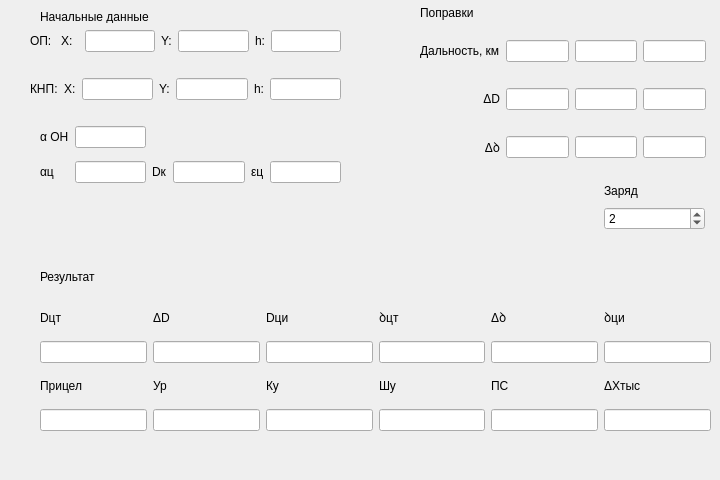
<?xml version="1.0" encoding="UTF-8"?>
<ui version="4.0">
 <class>MainWindow</class>
 <widget class="QMainWindow" name="MainWindow">
  <property name="geometry">
   <rect>
    <x>0</x>
    <y>0</y>
    <width>720</width>
    <height>480</height>
   </rect>
  </property>
  <property name="sizePolicy">
   <sizepolicy hsizetype="Fixed" vsizetype="Fixed">
    <horstretch>0</horstretch>
    <verstretch>0</verstretch>
   </sizepolicy>
  </property>
  <property name="minimumSize">
   <size>
    <width>720</width>
    <height>480</height>
   </size>
  </property>
  <property name="maximumSize">
   <size>
    <width>720</width>
    <height>480</height>
   </size>
  </property>
  <property name="font">
   <font>
    <stylestrategy>PreferDefault</stylestrategy>
   </font>
  </property>
  <property name="tabletTracking">
   <bool>false</bool>
  </property>
  <property name="windowTitle">
   <string>MainWindow</string>
  </property>
  <property name="tabShape">
   <enum>QTabWidget::Triangular</enum>
  </property>
  <widget class="QWidget" name="centralwidget">
   <widget class="QWidget" name="verticalLayoutWidget">
    <property name="geometry">
     <rect>
      <x>30</x>
      <y>10</y>
      <width>311</width>
      <height>111</height>
     </rect>
    </property>
    <layout class="QVBoxLayout" name="verticalLayout">
     <item>
      <layout class="QHBoxLayout" name="horizontalLayout">
       <item>
        <widget class="QLabel" name="OPtext">
         <property name="text">
          <string>ОП: </string>
         </property>
        </widget>
       </item>
       <item>
        <widget class="QLabel" name="xOPtext">
         <property name="text">
          <string>X:  </string>
         </property>
        </widget>
       </item>
       <item>
        <widget class="QLineEdit" name="xOPin">
         <property name="text">
          <string/>
         </property>
        </widget>
       </item>
       <item>
        <widget class="QLabel" name="yOPtext">
         <property name="text">
          <string>Y:</string>
         </property>
        </widget>
       </item>
       <item>
        <widget class="QLineEdit" name="yOPin"/>
       </item>
       <item>
        <widget class="QLabel" name="hOPtext">
         <property name="text">
          <string>h:</string>
         </property>
        </widget>
       </item>
       <item>
        <widget class="QLineEdit" name="hOPin"/>
       </item>
      </layout>
     </item>
     <item>
      <layout class="QHBoxLayout" name="horizontalLayout_2">
       <item>
        <widget class="QLabel" name="xOPtext_3">
         <property name="text">
          <string>КНП:</string>
         </property>
        </widget>
       </item>
       <item>
        <widget class="QLabel" name="xKNPtext">
         <property name="text">
          <string>X:</string>
         </property>
        </widget>
       </item>
       <item>
        <widget class="QLineEdit" name="xKNPin"/>
       </item>
       <item>
        <widget class="QLabel" name="yKNPtext">
         <property name="text">
          <string>Y:</string>
         </property>
        </widget>
       </item>
       <item>
        <widget class="QLineEdit" name="yKNPin"/>
       </item>
       <item>
        <widget class="QLabel" name="hKNPtext">
         <property name="text">
          <string>h:</string>
         </property>
        </widget>
       </item>
       <item>
        <widget class="QLineEdit" name="hKNPin"/>
       </item>
      </layout>
     </item>
    </layout>
   </widget>
   <widget class="QWidget" name="gridLayoutWidget">
    <property name="geometry">
     <rect>
      <x>420</x>
      <y>20</y>
      <width>286</width>
      <height>161</height>
     </rect>
    </property>
    <layout class="QGridLayout" name="gridLayout">
     <property name="leftMargin">
      <number>0</number>
     </property>
     <item row="0" column="4">
      <widget class="QLineEdit" name="refRange_3"/>
     </item>
     <item row="0" column="2">
      <widget class="QLineEdit" name="refRange"/>
     </item>
     <item row="2" column="3">
      <widget class="QLineEdit" name="corrAngle_2"/>
     </item>
     <item row="2" column="1">
      <widget class="QLabel" name="corrText3">
       <property name="text">
        <string>Δꝺ</string>
       </property>
       <property name="alignment">
        <set>Qt::AlignRight|Qt::AlignTrailing|Qt::AlignVCenter</set>
       </property>
      </widget>
     </item>
     <item row="1" column="3">
      <widget class="QLineEdit" name="corrDist_2"/>
     </item>
     <item row="2" column="2">
      <widget class="QLineEdit" name="corrAngle"/>
     </item>
     <item row="0" column="1">
      <widget class="QLabel" name="corrText1">
       <property name="text">
        <string>Дальность, км</string>
       </property>
      </widget>
     </item>
     <item row="1" column="2">
      <widget class="QLineEdit" name="corrDist"/>
     </item>
     <item row="1" column="1">
      <widget class="QLabel" name="corrText2">
       <property name="text">
        <string>ΔD</string>
       </property>
       <property name="alignment">
        <set>Qt::AlignRight|Qt::AlignTrailing|Qt::AlignVCenter</set>
       </property>
      </widget>
     </item>
     <item row="1" column="4">
      <widget class="QLineEdit" name="corrDist_3"/>
     </item>
     <item row="2" column="4">
      <widget class="QLineEdit" name="corrAngle_3"/>
     </item>
     <item row="0" column="3">
      <widget class="QLineEdit" name="refRange_2"/>
     </item>
    </layout>
   </widget>
   <widget class="QWidget" name="gridLayoutWidget_2">
    <property name="geometry">
     <rect>
      <x>40</x>
      <y>119</y>
      <width>301</width>
      <height>71</height>
     </rect>
    </property>
    <layout class="QGridLayout" name="gridLayout_2">
     <item row="1" column="0">
      <widget class="QLabel" name="alphaTargetText">
       <property name="text">
        <string>αц</string>
       </property>
      </widget>
     </item>
     <item row="0" column="1">
      <widget class="QLineEdit" name="alphaOH"/>
     </item>
     <item row="1" column="1">
      <widget class="QLineEdit" name="alphaTarget"/>
     </item>
     <item row="1" column="2">
      <widget class="QLabel" name="distCmdrText">
       <property name="text">
        <string>Dк</string>
       </property>
      </widget>
     </item>
     <item row="1" column="3">
      <widget class="QLineEdit" name="distCmdr"/>
     </item>
     <item row="1" column="4">
      <widget class="QLabel" name="epsTargetText">
       <property name="text">
        <string>εц</string>
       </property>
      </widget>
     </item>
     <item row="1" column="5">
      <widget class="QLineEdit" name="epsTarget"/>
     </item>
     <item row="0" column="0">
      <widget class="QLabel" name="alphaOHtext">
       <property name="text">
        <string>α OH</string>
       </property>
      </widget>
     </item>
    </layout>
   </widget>
   <widget class="QLabel" name="title_2">
    <property name="geometry">
     <rect>
      <x>420</x>
      <y>-10</y>
      <width>379</width>
      <height>45</height>
     </rect>
    </property>
    <property name="text">
     <string>Поправки</string>
    </property>
   </widget>
   <widget class="QWidget" name="gridLayoutWidget_3">
    <property name="geometry">
     <rect>
      <x>40</x>
      <y>260</y>
      <width>671</width>
      <height>171</height>
     </rect>
    </property>
    <layout class="QGridLayout" name="gridLayout_3">
     <item row="4" column="4">
      <widget class="QLabel" name="ResultPStext">
       <property name="text">
        <string>ПС</string>
       </property>
      </widget>
     </item>
     <item row="4" column="1">
      <widget class="QLabel" name="ResultLVLtext">
       <property name="text">
        <string>Ур</string>
       </property>
      </widget>
     </item>
     <item row="2" column="0">
      <widget class="QLabel" name="ResultDTTtext">
       <property name="text">
        <string>Dцт</string>
       </property>
      </widget>
     </item>
     <item row="5" column="1">
      <widget class="QLineEdit" name="ResultLVL">
       <property name="text">
        <string/>
       </property>
       <property name="readOnly">
        <bool>true</bool>
       </property>
      </widget>
     </item>
     <item row="2" column="1">
      <widget class="QLabel" name="ResultDDtext">
       <property name="text">
        <string>ΔD</string>
       </property>
      </widget>
     </item>
     <item row="4" column="0">
      <widget class="QLabel" name="ResultAIMtext">
       <property name="text">
        <string>Прицел</string>
       </property>
      </widget>
     </item>
     <item row="3" column="3">
      <widget class="QLineEdit" name="ResultRTT">
       <property name="text">
        <string/>
       </property>
       <property name="readOnly">
        <bool>true</bool>
       </property>
      </widget>
     </item>
     <item row="5" column="0">
      <widget class="QLineEdit" name="ResultAIM">
       <property name="text">
        <string/>
       </property>
       <property name="readOnly">
        <bool>true</bool>
       </property>
      </widget>
     </item>
     <item row="4" column="5">
      <widget class="QLabel" name="ResultdX1kText">
       <property name="text">
        <string>ΔXтыс</string>
       </property>
      </widget>
     </item>
     <item row="5" column="3">
      <widget class="QLineEdit" name="ResultShy">
       <property name="text">
        <string/>
       </property>
       <property name="readOnly">
        <bool>true</bool>
       </property>
      </widget>
     </item>
     <item row="2" column="3">
      <widget class="QLabel" name="ResultRTTtext">
       <property name="text">
        <string>ꝺцт</string>
       </property>
      </widget>
     </item>
     <item row="5" column="4">
      <widget class="QLineEdit" name="ResultPS">
       <property name="text">
        <string/>
       </property>
       <property name="readOnly">
        <bool>true</bool>
       </property>
      </widget>
     </item>
     <item row="3" column="0">
      <widget class="QLineEdit" name="ResultDTT">
       <property name="text">
        <string/>
       </property>
       <property name="readOnly">
        <bool>true</bool>
       </property>
      </widget>
     </item>
     <item row="3" column="2">
      <widget class="QLineEdit" name="ResultDTR">
       <property name="text">
        <string/>
       </property>
       <property name="readOnly">
        <bool>true</bool>
       </property>
      </widget>
     </item>
     <item row="2" column="2">
      <widget class="QLabel" name="ResultDTRtext">
       <property name="text">
        <string>Dци</string>
       </property>
      </widget>
     </item>
     <item row="4" column="3">
      <widget class="QLabel" name="ResultShyText">
       <property name="text">
        <string>Шу</string>
       </property>
      </widget>
     </item>
     <item row="2" column="4">
      <widget class="QLabel" name="ResultDRtext">
       <property name="text">
        <string>Δꝺ</string>
       </property>
      </widget>
     </item>
     <item row="3" column="1">
      <widget class="QLineEdit" name="ResultDD">
       <property name="text">
        <string/>
       </property>
       <property name="readOnly">
        <bool>true</bool>
       </property>
      </widget>
     </item>
     <item row="3" column="5">
      <widget class="QLineEdit" name="ResultRTR">
       <property name="text">
        <string/>
       </property>
       <property name="readOnly">
        <bool>true</bool>
       </property>
      </widget>
     </item>
     <item row="4" column="2">
      <widget class="QLabel" name="ResultKyText">
       <property name="text">
        <string>Ку</string>
       </property>
      </widget>
     </item>
     <item row="5" column="5">
      <widget class="QLineEdit" name="ResultdX1k">
       <property name="text">
        <string/>
       </property>
       <property name="readOnly">
        <bool>true</bool>
       </property>
      </widget>
     </item>
     <item row="2" column="5">
      <widget class="QLabel" name="ResultRTRtext">
       <property name="text">
        <string>ꝺци</string>
       </property>
      </widget>
     </item>
     <item row="3" column="4">
      <widget class="QLineEdit" name="ResultDR">
       <property name="text">
        <string/>
       </property>
       <property name="readOnly">
        <bool>true</bool>
       </property>
      </widget>
     </item>
     <item row="5" column="2">
      <widget class="QLineEdit" name="ResultKy">
       <property name="text">
        <string/>
       </property>
       <property name="readOnly">
        <bool>true</bool>
       </property>
      </widget>
     </item>
     <item row="1" column="0">
      <widget class="QLabel" name="title_3">
       <property name="text">
        <string>Результат</string>
       </property>
      </widget>
     </item>
    </layout>
   </widget>
   <widget class="QWidget" name="verticalLayoutWidget_2">
    <property name="geometry">
     <rect>
      <x>604</x>
      <y>180</y>
      <width>101</width>
      <height>50</height>
     </rect>
    </property>
    <layout class="QVBoxLayout" name="verticalLayout_2">
     <item>
      <widget class="QLabel" name="title_4">
       <property name="text">
        <string>Заряд</string>
       </property>
      </widget>
     </item>
     <item>
      <widget class="QSpinBox" name="charge">
       <property name="maximum">
        <number>4</number>
       </property>
       <property name="value">
        <number>2</number>
       </property>
      </widget>
     </item>
    </layout>
   </widget>
   <widget class="QLabel" name="title">
    <property name="geometry">
     <rect>
      <x>40</x>
      <y>10</y>
      <width>131</width>
      <height>13</height>
     </rect>
    </property>
    <property name="maximumSize">
     <size>
      <width>16777215</width>
      <height>13</height>
     </size>
    </property>
    <property name="text">
     <string>Начальные данные</string>
    </property>
   </widget>
  </widget>
  <widget class="QMenuBar" name="menubar">
   <property name="geometry">
    <rect>
     <x>0</x>
     <y>0</y>
     <width>720</width>
     <height>24</height>
    </rect>
   </property>
  </widget>
 </widget>
 <tabstops>
  <tabstop>xOPin</tabstop>
  <tabstop>yOPin</tabstop>
  <tabstop>hOPin</tabstop>
  <tabstop>xKNPin</tabstop>
  <tabstop>yKNPin</tabstop>
  <tabstop>hKNPin</tabstop>
  <tabstop>alphaOH</tabstop>
  <tabstop>alphaTarget</tabstop>
  <tabstop>distCmdr</tabstop>
  <tabstop>epsTarget</tabstop>
  <tabstop>refRange</tabstop>
  <tabstop>refRange_2</tabstop>
  <tabstop>refRange_3</tabstop>
  <tabstop>corrDist</tabstop>
  <tabstop>corrDist_2</tabstop>
  <tabstop>corrDist_3</tabstop>
  <tabstop>corrAngle</tabstop>
  <tabstop>corrAngle_2</tabstop>
  <tabstop>corrAngle_3</tabstop>
  <tabstop>charge</tabstop>
  <tabstop>ResultDTT</tabstop>
  <tabstop>ResultDD</tabstop>
  <tabstop>ResultDTR</tabstop>
  <tabstop>ResultRTT</tabstop>
  <tabstop>ResultDR</tabstop>
  <tabstop>ResultRTR</tabstop>
  <tabstop>ResultAIM</tabstop>
  <tabstop>ResultLVL</tabstop>
  <tabstop>ResultKy</tabstop>
  <tabstop>ResultShy</tabstop>
  <tabstop>ResultPS</tabstop>
  <tabstop>ResultdX1k</tabstop>
 </tabstops>
 <resources/>
 <connections/>
</ui>
